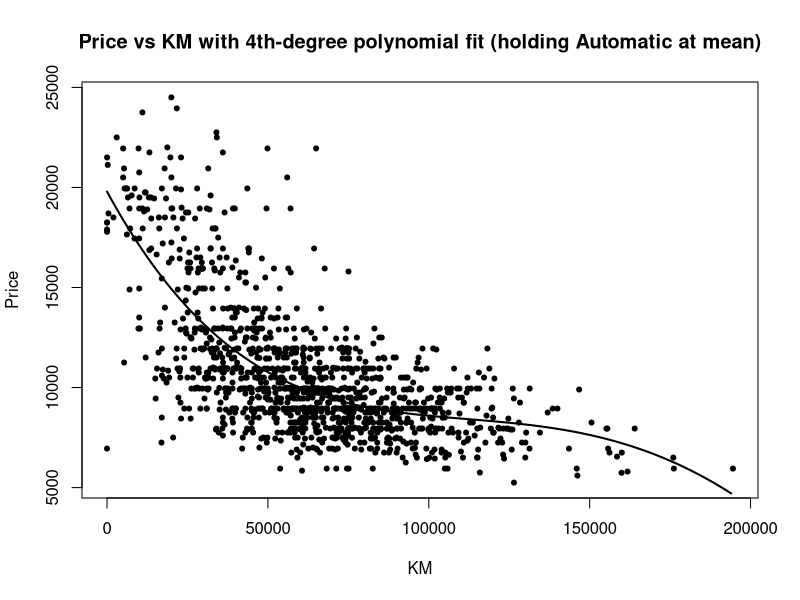

This figure's R source:
# 1. Import with strings as factors
dat <- read.csv("HW-1/UsedCars2.csv", stringsAsFactors = TRUE)

# sanity checks
str(dat)
summary(dat)

# make sure the intended categorical vars are factors
# (stringsAsFactors should already do this for Model and Color)
is.factor(dat$Model); is.factor(dat$Color)

# Metallic/Automatic are 0/1 numeric per spec—leave numeric (as asked).
# If your file happens to parse them as characters, force numeric:
# dat$Metallic  <- as.numeric(dat$Metallic)
# dat$Automatic <- as.numeric(dat$Automatic)


# from Part 1: Age, KM, HP, Automatic, Gears, Weight were significant
lm2 <- lm(Price ~ Age + KM + HP + Automatic + Gears + Weight + Color, data = dat)
summary(lm2)

# How is Color treated?
levels(dat$Color)         # all levels
contrasts(dat$Color)      # dummy coding matrix
model.matrix(lm2)[1:6, ]  # peek at actual design columns (optional)


drop1(lm2, scope = ~ Color, test = "F")  # partial F-test for the factor
# or compare to a model without Color
lm2_nocolor <- lm(Price ~ Age + KM + HP + Automatic + Gears + Weight, data = dat)
anova(lm2_nocolor, lm2)  # if p-value small, Color adds explanatory power

lm_int <- lm(Price ~ Age + KM + Age:KM + HP + Automatic + Gears + Weight, data = dat)
# shorthand: Price ~ Age * KM + HP + Automatic + Gears + Weight
summary(lm_int)

# Optional partial F test for the interaction term
lm_no_int <- lm(Price ~ Age + KM + HP + Automatic + Gears + Weight, data = dat)
anova(lm_no_int, lm_int)

lm_int <- lm(Price ~ Age + KM + Age:KM + HP + Automatic + Gears + Weight, data = dat)
# shorthand: Price ~ Age * KM + HP + Automatic + Gears + Weight
summary(lm_int)

# Optional partial F test for the interaction term
lm_no_int <- lm(Price ~ Age + KM + HP + Automatic + Gears + Weight, data = dat)
anova(lm_no_int, lm_int)

# scatter
plot(dat$KM, dat$Price, pch = 20, xlab = "KM", ylab = "Price",
     main = "Price vs KM with 4th-degree polynomial fit (holding Automatic at mean)")

# polynomial regression up to degree 4, raw basis + Automatic
lm3 <- lm(Price ~ poly(KM, 4, raw = TRUE) + Automatic, data = dat)
summary(lm3)
# Total coefficients = Intercept + 4 (KM^1..KM^4) + 1 (Automatic) = 6

# build a KM grid and predict at mean(Automatic)
km.grid <- seq(from = min(dat$KM, na.rm=TRUE),
               to   = max(dat$KM, na.rm=TRUE),
               by = 1000)

auto_mean <- mean(dat$Automatic, na.rm = TRUE)  # per instructions
preds <- predict(lm3, newdata = list(KM = km.grid,
                                     Automatic = rep(auto_mean, length(km.grid))))

# overlay fitted curve
lines(km.grid, preds, lwd = 2)
